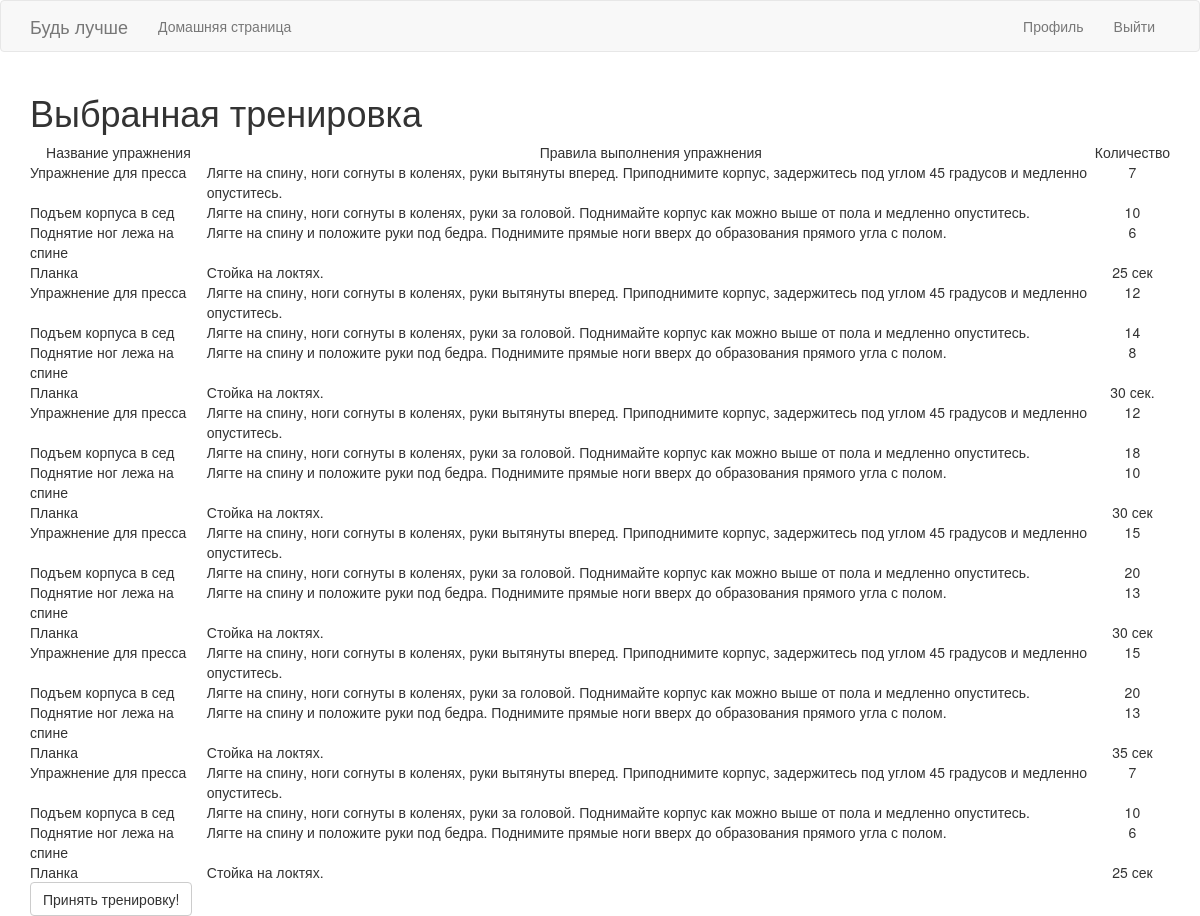
The page /current_training/2 (signed in) on the database as committed earlier.
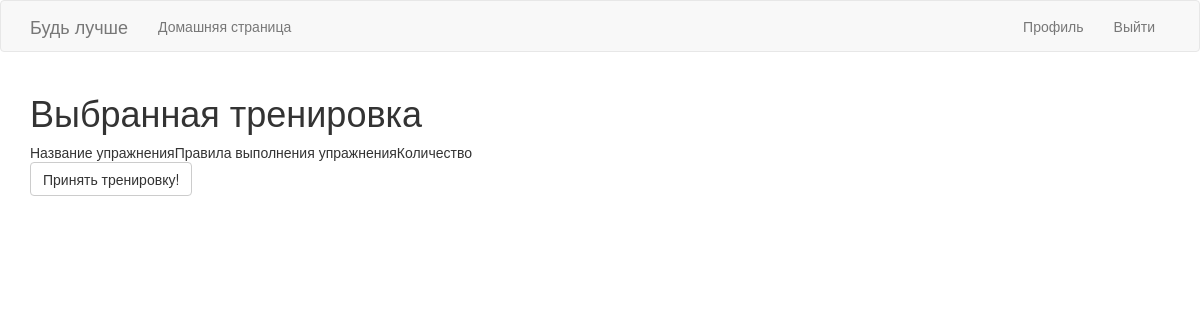
The same page on the database as committed later.
### app/models.py (models this page shows)
class Exercises(db.Model):
    id = db.Column(db.Integer, primary_key=True)
    name_exercises = db.Column(db.String(256), index=True)
    rules = db.Column(db.Text(500), index=True)
    day = db.Column(db.Integer)
    number = db.Column(db.Integer)
    training_id = db.Column(db.Integer, db.ForeignKey('training.id'))

### app/routes.py (the view, shortened to what this page needs)
@app.route('/current_training/<training>',methods = ['GET','POST'])
@login_required
def current_training(training):
    t = Training.query.filter_by(id=training).first_or_404()
    exercises = t.all_exe()
    form = AcceptTrainingForm()
    return render_template('current_training.html', title='Тренировка', exercises=exercises, form = form)

### app/forms.py
class AcceptTrainingForm(FlaskForm):
    submit = SubmitField('Принять тренировку!')

### app/models.py (called while the page is built)
@login.user_loader
def load_user(id):
    return User.query.get(int(id))

    def all_exe(self):
        exe = Exercises.query.filter_by(training_id=self.id)
        return exe

### app/routes.py (called while the page is built)
@app.before_request
def before_request():
    if current_user.is_authenticated:
        current_user.last_seen = datetime.utcnow()
        db.session.commit()

### app/templates/current_training.html
{% extends "base.html" %}
{% import 'bootstrap/wtf.html' as wtf %}
{% block app_content %}
    <h1>Выбранная тренировка</h1>
<table class="table-hover" >
    <tr valign="top">
        <td align="center"> Название упражнения </td>
        <td align="center"> Правила выполнения упражнения </td>
        <td align="center"> Количество </td>
    {% for exercises in exercises %}
        {% include '_exe.html' %}
    {% endfor %}
</table>
<div class="row">
        <div class="col-md-4">
            {{ wtf.quick_form(form) }}
        </div>
    </div>
{% endblock %}

### app/templates/_exe.html
    <tr valign="top">
        <td>{{ exercises.name_exercises }}</td>
        <td  align="stretch">{{ exercises.rules }} </td>
        <td align="center">{{ exercises.number }} </td>
    </tr>

Rows that differ between the two databases and show on the page:
no longer on this page (row edited): Exercises: name_exercises "Упражнение для пресса", rules "Лягте на спину, ноги согнуты в коленях, руки вытянуты вперед. Приподнимите корпус, задержитесь под углом 45 градусов и медленно опуститесь.", number "7"
no longer on this page (row edited): Exercises: name_exercises "Подъем корпуса в сед", rules "Лягте на спину, ноги согнуты в коленях, руки за головой. Поднимайте корпус как можно выше от пола и медленно опуститесь.", number "10"
no longer on this page (row edited): Exercises: name_exercises "Поднятие ног лежа на спине", rules "Лягте на спину и положите руки под бедра. Поднимите прямые ноги вверх до образования прямого угла с полом.", number "6"
no longer on this page (row edited): Exercises: name_exercises "Планка", rules "Стойка на локтях.", number "25 сек"
no longer on this page (row edited): Exercises: name_exercises "Упражнение для пресса", rules "Лягте на спину, ноги согнуты в коленях, руки вытянуты вперед. Приподнимите корпус, задержитесь под углом 45 градусов и медленно опуститесь.", number "12"
no longer on this page (row edited): Exercises: name_exercises "Подъем корпуса в сед", rules "Лягте на спину, ноги согнуты в коленях, руки за головой. Поднимайте корпус как можно выше от пола и медленно опуститесь.", number "14"
no longer on this page (row edited): Exercises: name_exercises "Поднятие ног лежа на спине", rules "Лягте на спину и положите руки под бедра. Поднимите прямые ноги вверх до образования прямого угла с полом.", number "8"
no longer on this page (row edited): Exercises: name_exercises "Планка", rules "Стойка на локтях.", number "30 сек."
no longer on this page (row edited): Exercises: name_exercises "Упражнение для пресса", rules "Лягте на спину, ноги согнуты в коленях, руки вытянуты вперед. Приподнимите корпус, задержитесь под углом 45 градусов и медленно опуститесь.", number "12"
no longer on this page (row edited): Exercises: name_exercises "Подъем корпуса в сед", rules "Лягте на спину, ноги согнуты в коленях, руки за головой. Поднимайте корпус как можно выше от пола и медленно опуститесь.", number "18"
no longer on this page (row edited): Exercises: name_exercises "Поднятие ног лежа на спине", rules "Лягте на спину и положите руки под бедра. Поднимите прямые ноги вверх до образования прямого угла с полом.", number "10"
no longer on this page (row edited): Exercises: name_exercises "Планка", rules "Стойка на локтях.", number "30 сек"
no longer on this page (row edited): Exercises: name_exercises "Упражнение для пресса", rules "Лягте на спину, ноги согнуты в коленях, руки вытянуты вперед. Приподнимите корпус, задержитесь под углом 45 градусов и медленно опуститесь.", number "15"
no longer on this page (row edited): Exercises: name_exercises "Подъем корпуса в сед", rules "Лягте на спину, ноги согнуты в коленях, руки за головой. Поднимайте корпус как можно выше от пола и медленно опуститесь.", number "20"
no longer on this page (row edited): Exercises: name_exercises "Поднятие ног лежа на спине", rules "Лягте на спину и положите руки под бедра. Поднимите прямые ноги вверх до образования прямого угла с полом.", number "13"
no longer on this page (row edited): Exercises: name_exercises "Планка", rules "Стойка на локтях.", number "30 сек"
no longer on this page (row edited): Exercises: name_exercises "Упражнение для пресса", rules "Лягте на спину, ноги согнуты в коленях, руки вытянуты вперед. Приподнимите корпус, задержитесь под углом 45 градусов и медленно опуститесь.", number "15"
no longer on this page (row edited): Exercises: name_exercises "Подъем корпуса в сед", rules "Лягте на спину, ноги согнуты в коленях, руки за головой. Поднимайте корпус как можно выше от пола и медленно опуститесь.", number "20"
no longer on this page (row edited): Exercises: name_exercises "Поднятие ног лежа на спине", rules "Лягте на спину и положите руки под бедра. Поднимите прямые ноги вверх до образования прямого угла с полом.", number "13"
no longer on this page (row edited): Exercises: name_exercises "Планка", rules "Стойка на локтях.", number "35 сек"
no longer on this page (row edited): Exercises: name_exercises "Упражнение для пресса", rules "Лягте на спину, ноги согнуты в коленях, руки вытянуты вперед. Приподнимите корпус, задержитесь под углом 45 градусов и медленно опуститесь.", number "7"
no longer on this page (row edited): Exercises: name_exercises "Подъем корпуса в сед", rules "Лягте на спину, ноги согнуты в коленях, руки за головой. Поднимайте корпус как можно выше от пола и медленно опуститесь.", number "10"
no longer on this page (row edited): Exercises: name_exercises "Поднятие ног лежа на спине", rules "Лягте на спину и положите руки под бедра. Поднимите прямые ноги вверх до образования прямого угла с полом.", number "6"
no longer on this page (row edited): Exercises: name_exercises "Планка", rules "Стойка на локтях.", number "25 сек"
